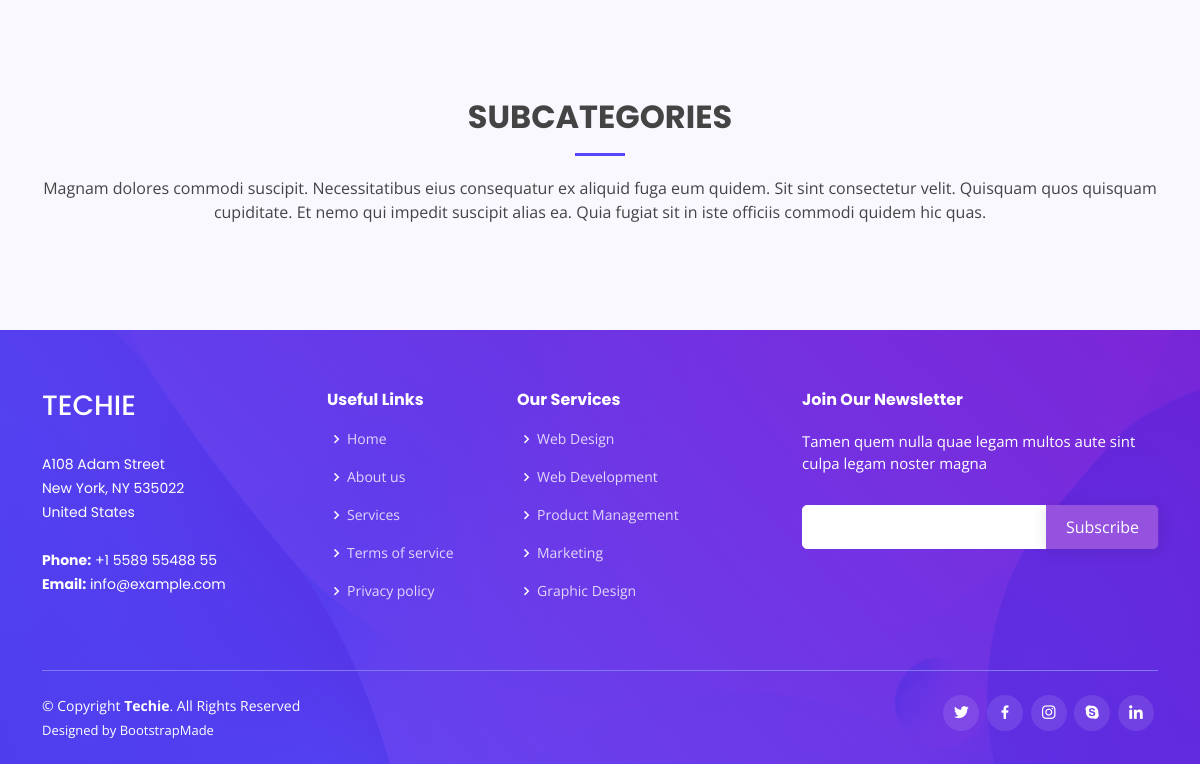
The app's page /category/6 (lower part), older data.
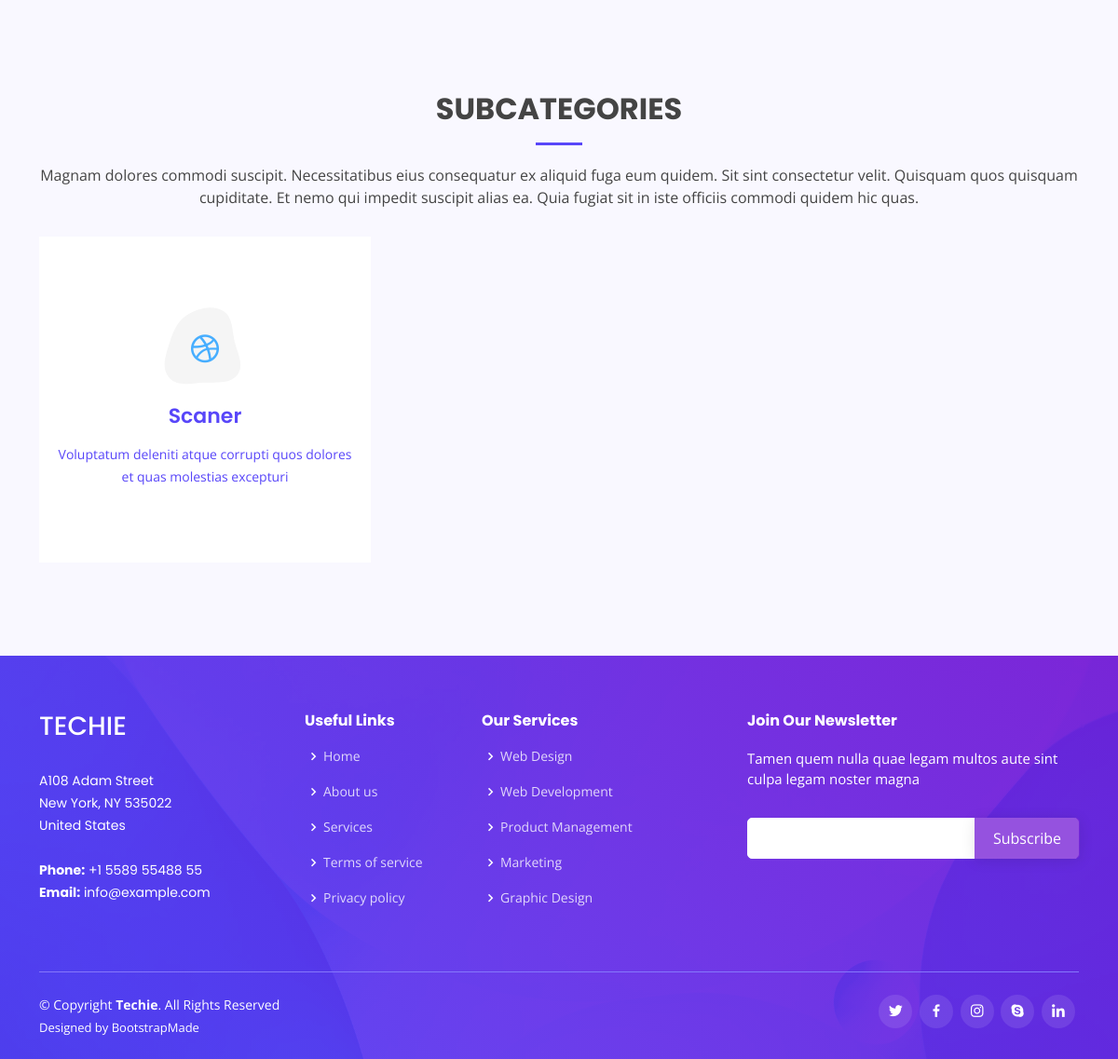
The same page, newer data.
### dashboard/blog/models.py (models this page shows, shortened)
class SubCategories(models.Model):
    name = models.CharField(max_length=100, unique=True)
    fecha_creacion = models.DateTimeField(auto_now_add=True)
    category = models.ForeignKey(Categories, on_delete=models.CASCADE, related_name='subcategories', blank=True)

### app/views.py (the view)
# urls.py: path('category/<int:category_id>', views.subcategories, name='subcategories'),
def subcategories(request, category_id=None):
    subcategories = SubCategories.objects.filter(category__id=category_id)
    data = {
        'subcategories' : subcategories
    }
    return render(request, 'app/subcategories/index.html', data)

### templates/app/subcategories/index.html
{% extends "app/base.html" %}
{% block content %}
        {% block subcategories %}
        {% include 'app/subcategories/subcategories.html' %}
        {% endblock %}
{% endblock %}

### templates/app/subcategories/subcategories.html (shortened to what this page needs)
<section id="subcategories" class="services section-bg">
    <div class="container" data-aos="fade-up">
        <div class="section-title">
            <h2>Subcategories</h2>
            <p>Magnam dolores commodi suscipit. Necessitatibus eius consequatur ex aliquid fuga eum quidem. Sit sint
                consectetur velit. Quisquam quos quisquam cupiditate. Et nemo qui impedit suscipit alias ea. Quia fugiat
                sit in iste officiis commodi quidem hic quas.</p>
        </div>
        <div class="row gy-4">
            {% for subcategory in subcategories %}
            <div class="col-lg-4 col-md-6 d-flex align-items-stretch" data-aos="zoom-in" data-aos-delay="100">
                <a href="{% url 'posts' subcategory.id %}">
                <div class="icon-box iconbox-blue">
                    <div class="icon">
                        <i class="bx bxl-dribbble"></i>
                    </div>
                    <h4>{{ subcategory.name }}</h4>
                    <p>Voluptatum deleniti atque corrupti quos dolores et quas molestias excepturi</p>
                </div>
                </a>
            </div>
            {% endfor %}
        </div>
    </div>
</section>

Row changes from the older to the newer data that the page shows:
added SubCategories: name "Scaner"
